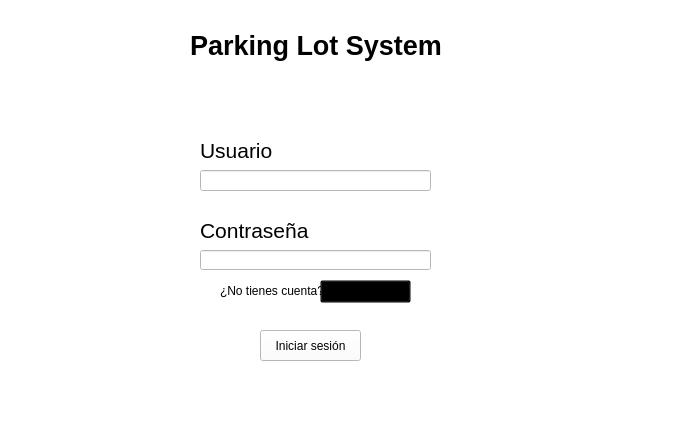
<?xml version="1.0" encoding="UTF-8"?>
<ui version="4.0">
 <class>MainWindow</class>
 <widget class="QMainWindow" name="MainWindow">
  <property name="geometry">
   <rect>
    <x>0</x>
    <y>0</y>
    <width>677</width>
    <height>442</height>
   </rect>
  </property>
  <property name="windowTitle">
   <string>MainWindow</string>
  </property>
  <property name="styleSheet">
   <string notr="true">background-color: rgb(255, 255, 255);</string>
  </property>
  <widget class="QWidget" name="centralwidget">
   <widget class="QLabel" name="label">
    <property name="geometry">
     <rect>
      <x>190</x>
      <y>20</y>
      <width>271</width>
      <height>51</height>
     </rect>
    </property>
    <property name="font">
     <font>
      <pointsize>20</pointsize>
      <weight>75</weight>
      <bold>true</bold>
     </font>
    </property>
    <property name="text">
     <string>Parking Lot System </string>
    </property>
   </widget>
   <widget class="QLabel" name="label_2">
    <property name="geometry">
     <rect>
      <x>200</x>
      <y>140</y>
      <width>191</width>
      <height>21</height>
     </rect>
    </property>
    <property name="font">
     <font>
      <pointsize>16</pointsize>
     </font>
    </property>
    <property name="text">
     <string>Usuario</string>
    </property>
   </widget>
   <widget class="QLineEdit" name="lineEdit">
    <property name="geometry">
     <rect>
      <x>200</x>
      <y>170</y>
      <width>231</width>
      <height>21</height>
     </rect>
    </property>
   </widget>
   <widget class="QLabel" name="label_3">
    <property name="geometry">
     <rect>
      <x>200</x>
      <y>220</y>
      <width>201</width>
      <height>21</height>
     </rect>
    </property>
    <property name="font">
     <font>
      <pointsize>16</pointsize>
     </font>
    </property>
    <property name="text">
     <string>Contraseña</string>
    </property>
   </widget>
   <widget class="QLineEdit" name="lineEdit_2">
    <property name="geometry">
     <rect>
      <x>200</x>
      <y>250</y>
      <width>231</width>
      <height>20</height>
     </rect>
    </property>
   </widget>
   <widget class="QPushButton" name="pushButton">
    <property name="geometry">
     <rect>
      <x>260</x>
      <y>330</y>
      <width>101</width>
      <height>31</height>
     </rect>
    </property>
    <property name="text">
     <string>Iniciar sesión</string>
    </property>
   </widget>
   <widget class="QLabel" name="label_4">
    <property name="geometry">
     <rect>
      <x>220</x>
      <y>280</y>
      <width>101</width>
      <height>21</height>
     </rect>
    </property>
    <property name="text">
     <string>¿No tienes cuenta? </string>
    </property>
   </widget>
   <widget class="QPushButton" name="pushButton_2">
    <property name="geometry">
     <rect>
      <x>320</x>
      <y>280</y>
      <width>91</width>
      <height>23</height>
     </rect>
    </property>
    <property name="styleSheet">
     <string notr="true">background: rgb(0, 0, 0,0);</string>
    </property>
    <property name="text">
     <string>Registrate</string>
    </property>
   </widget>
  </widget>
  <widget class="QMenuBar" name="menubar">
   <property name="geometry">
    <rect>
     <x>0</x>
     <y>0</y>
     <width>677</width>
     <height>21</height>
    </rect>
   </property>
  </widget>
  <widget class="QStatusBar" name="statusbar"/>
 </widget>
 <resources/>
 <connections/>
</ui>
